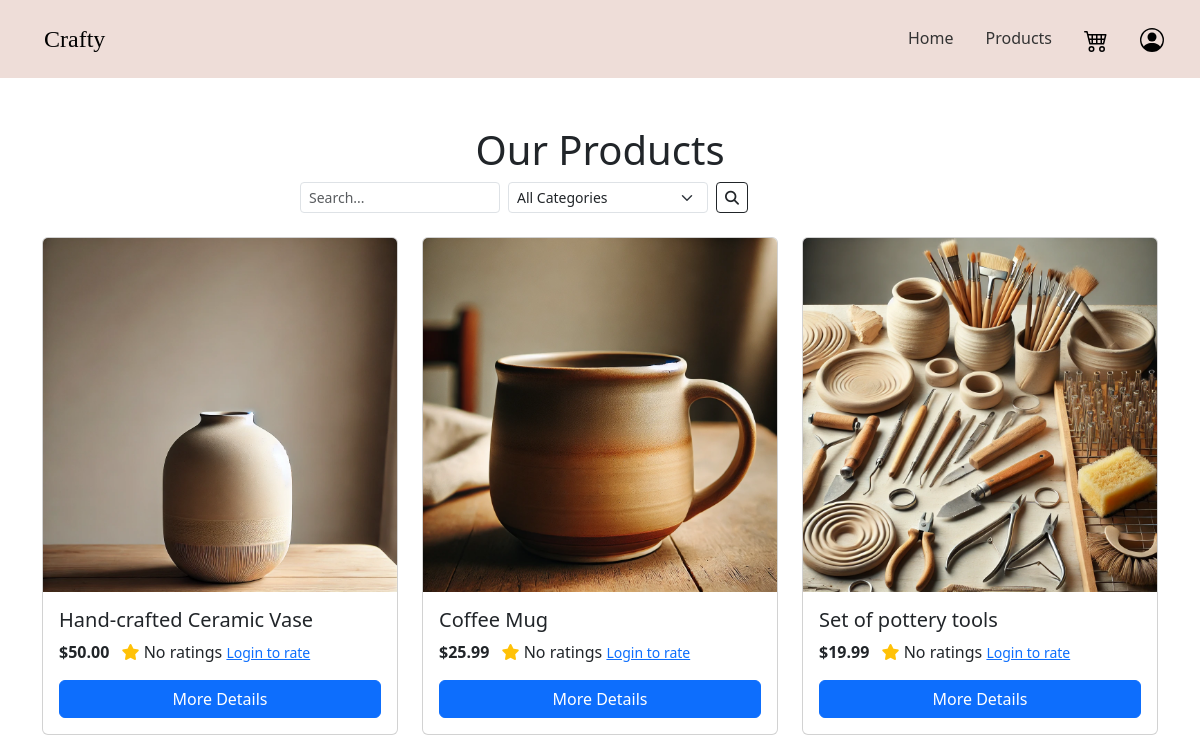
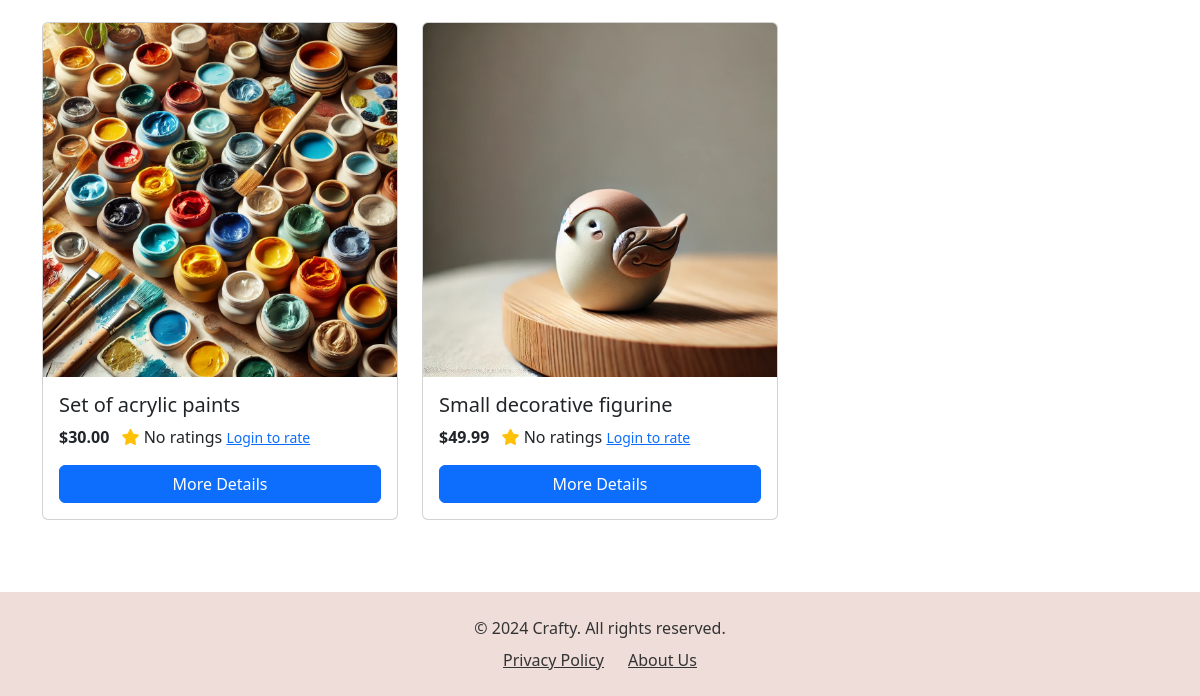
Before: /products/ with the older database file (2 pictures, top to bottom).
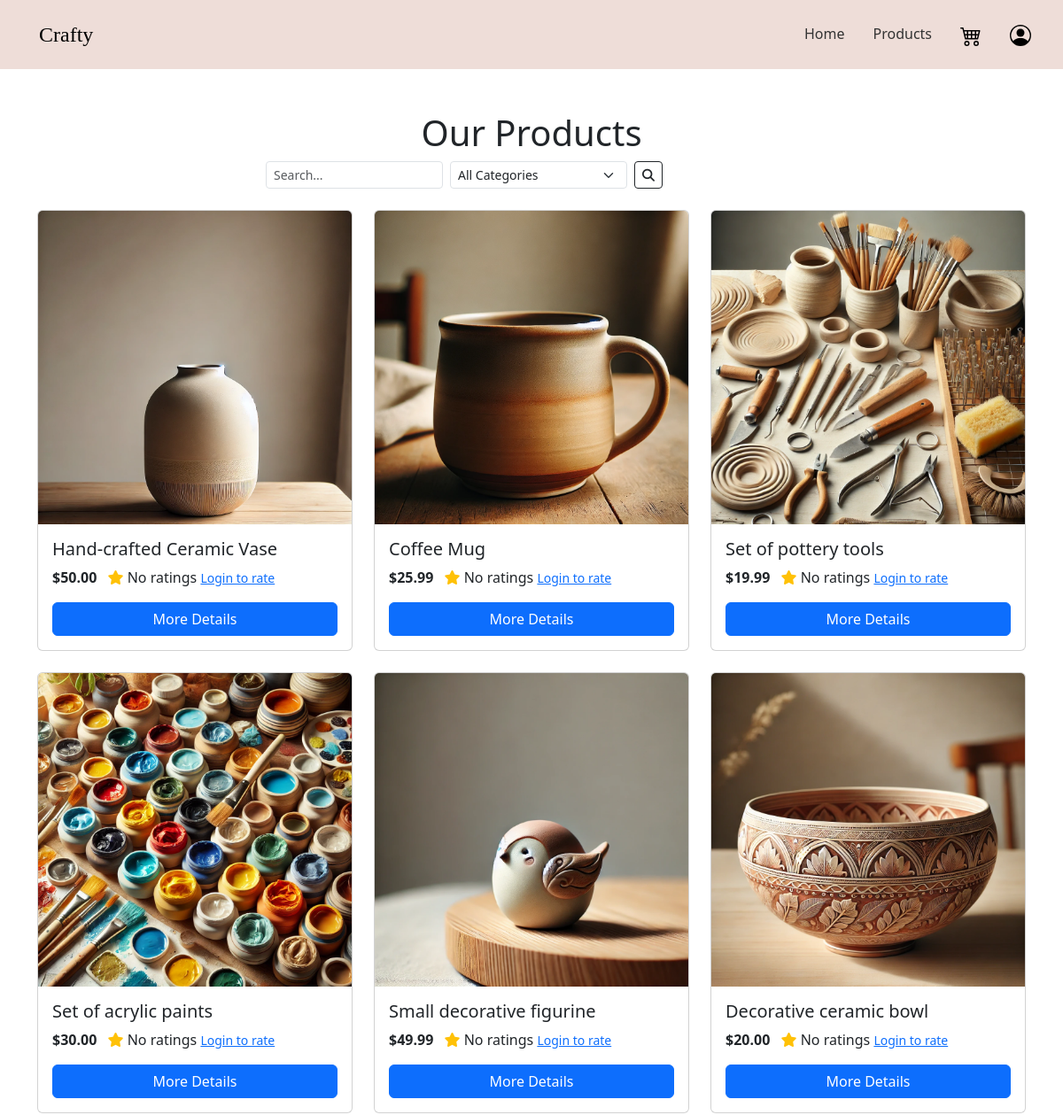
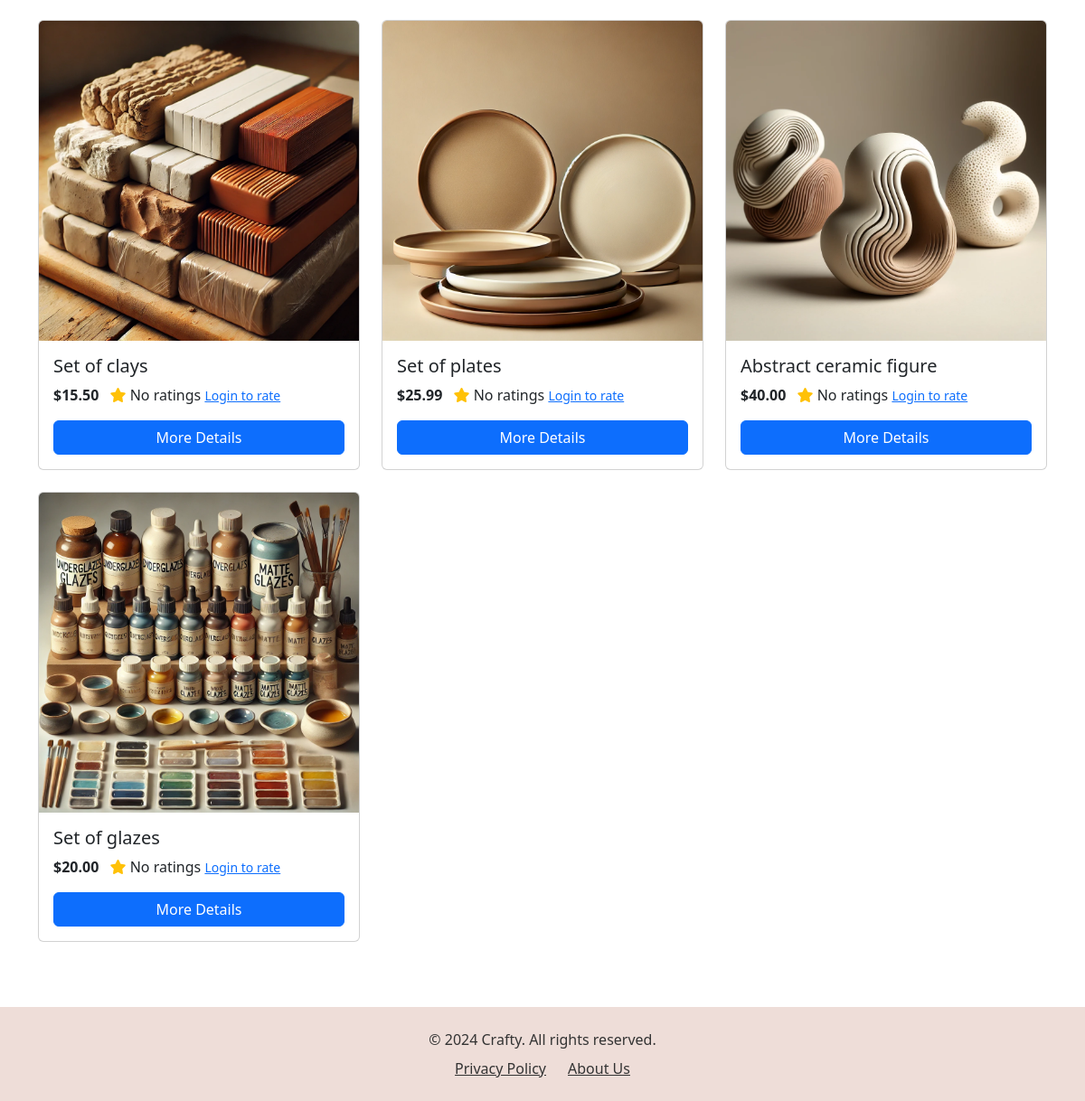
After: the same page with the newer database file (2 pictures, top to bottom).
### products/models.py (models this page shows, shortened)
class Item(models.Model):
    name = models.CharField(max_length=255)
    description = models.TextField(blank=True, null=True)
    price = models.DecimalField(max_digits=10, decimal_places=2)
    category = models.ForeignKey(Category, on_delete=models.CASCADE)
    subcategory = models.ForeignKey(SubCategory, on_delete=models.CASCADE, related_name='items', null=True, blank=True)
    image = models.ImageField(upload_to='item_images/', blank=True, null=True)

### products/views.py (the view, shortened to what this page needs)
# urls.py: path('', views.product_list, name='products'),  # Changed from 'products' to 'product_list'
def product_list(request):
    items = Item.objects.all()
    query = request.GET.get('q')
    category = request.GET.get('category')
    if query:
        items = items.filter(name__icontains=query)
    context = {
        'items': items,
        'categories': Category.objects.all(),
    }
    return render(request, 'products/index.html', context)

### products/templates/products/index.html (shortened to what this page needs)
{% load static%}
<!DOCTYPE html>
<html lang="en">
    <head>
        <link href="https://cdn.jsdelivr.net/npm/bootstrap@5.3.1/dist/css/bootstrap.min.css" rel="stylesheet">
        <link rel="stylesheet" href="{% static 'home/styles.css' %}" >
        <link rel="stylesheet" href="{% static 'ratings/styles.css' %}" >
        <link href="https://cdnjs.cloudflare.com/ajax/libs/font-awesome/6.5.0/css/all.min.css" rel="stylesheet">
    </head>
    <body class="d-flex flex-column min-vh-100">
        {% block content %}
        {% include 'home/navbar.html' %}
        <div class="container my-5">
            <h1 class="text-center">Our Products</h1>
            <div class="d-flex justify-content-center mb-4">
                <form method="get" class="d-flex gap-2" style="max-width: 600px; width: 100%;">
                    <input type="text" name="q" placeholder="Search..."
                           class="form-control form-control-sm" style="max-width: 200px;" value="{{ request.GET.q }}">
                    <select name="category" class="form-select form-select-sm" style="width: 200px;">
                        <option value="">All Categories</option>
                    </select>
                    <button type="submit" class="btn btn-sm btn-outline-dark">
                        <i class="fas fa-search"></i>
                    </button>
                </form>
            </div>
            <div class="row">
                {% for item in items %}
                <div class="col-md-4 mb-4">
                    <div class="card h-100">
                        {% if item.image %}
                            <img src="{{ item.image.url }}" class="card-img-top" alt="{{ item.name }}">
                        {% endif %}
                        <div class="card-body d-flex flex-column">
                            <h5 class="card-title">{{ item.name }}</h5>
                            <p class="card-text">
                                <strong>${{ item.price }}</strong>
                                <span class="ms-2">
                                    <i class="fas fa-star text-warning"></i>
                                    {{ item.average_rating|default:"No ratings" }}
                                    {% if user.is_authenticated %}
                                        <div class="rating-container" data-item-id="{{ item.id }}">
                                            {% for i in "12345" %}
                                                <span class="star" data-value="{{ forloop.counter }}">
                                                    {% if item.average_rating >= forloop.counter %}
                                                        ★
                                                    {% else %}
                                                        ☆
                                                    {% endif %}
                                                </span>
                                            {% endfor %}
                                        </div>
                                    {% else %}
                                        <small class="text-muted">
                                            <a href="{% url 'login' %}?next={{ request.path }}">Login to rate</a>
                                        </small>
                                    {% endif %}
                                </span>
                            </p>
                            <a href="{% url 'product_detail' item.id %}" class="btn btn-primary mt-auto">More Details</a>
                        </div>
                    </div>
                </div>
                {% empty %}
                <p>No items found.</p>
                {% endfor %}
            </div>
        </div>
        {% endblock %}
        <footer class=" py-4 mt-auto">
            <div class="container text-center">
                <p class="mb-0">
                    &copy; 2024 Crafty. All rights reserved.
                </p>
                <ul class="list-inline mt-2">
                    <li class="list-inline-item"><a href="#">Privacy Policy</a></li>
                    <li class="list-inline-item"><a href="{% url 'about' %}">About Us</a></li>
                </ul>
            </div>
        </footer>
    </body>
</html>

### home/templates/home/navbar.html (shortened to what this page needs)
{% load static %}
<nav class="navbar navbar-expand-lg navbar-dark sticky-top py-3">
    <div class="container-fluid">
        <a class="navbar-brand ps-3" href="{% url 'home' %}" style="font-family: 'Lucida Handwriting', cursive; color: black; font-size: 24px;">Crafty</a>
        <div class="collapse navbar-collapse justify-content-end" id="navbarNav">
            <ul class="navbar-nav">
                <li class="nav-item"><a class="nav-link" href="{% url 'home' %}">Home</a></li>
                <li class="nav-item"><a class="nav-link" href="{% url 'products' %}">Products</a></li>
                <li class="nav-item"><a class="nav-link" href="{% url 'shopping_cart' %}"><img src="{% static 'home/images/cart.svg' %}" alt="Shopping Cart" height="24"></a></li>
                <li class="nav-item"><a class="nav-link" href="{% url 'registration' %}"><img src="{% static 'home/images/login.svg' %}" alt="Registration" height="24"></a></li>
            </ul>
        </div>
    </div>
</nav>

### home/static/home/styles.css (style rules this page uses)
.navbar { background-color: #eeddd8 !important; padding: 1rem !important; }
.navbar-nav { list-style-type: none; margin: 0; padding: 0; display: flex; gap: 1rem; }
.navbar-nav .nav-link { color: #333 !important; text-decoration: none; }
footer { background-color: #eeddd8 !important; padding: 1rem !important; }
footer p { color: #333 !important; }
footer .list-inline { margin: 0; padding: 0; display: flex; justify-content: center; gap: 1rem; }
footer .list-inline-item a { color: #333 !important; }

Changed rows visible on the page:
added Item: image (picture), name "Decorative ceramic bowl", price "20.00", average_rating "No ratings"
added Item: image (picture), name "Set of clays", price "15.50", average_rating "No ratings"
added Item: image (picture), name "Set of plates", price "25.99", average_rating "No ratings"
added Item: image (picture), name "Abstract ceramic figure", price "40.00", average_rating "No ratings"
added Item: image (picture), name "Set of glazes", price "20.00", average_rating "No ratings"
